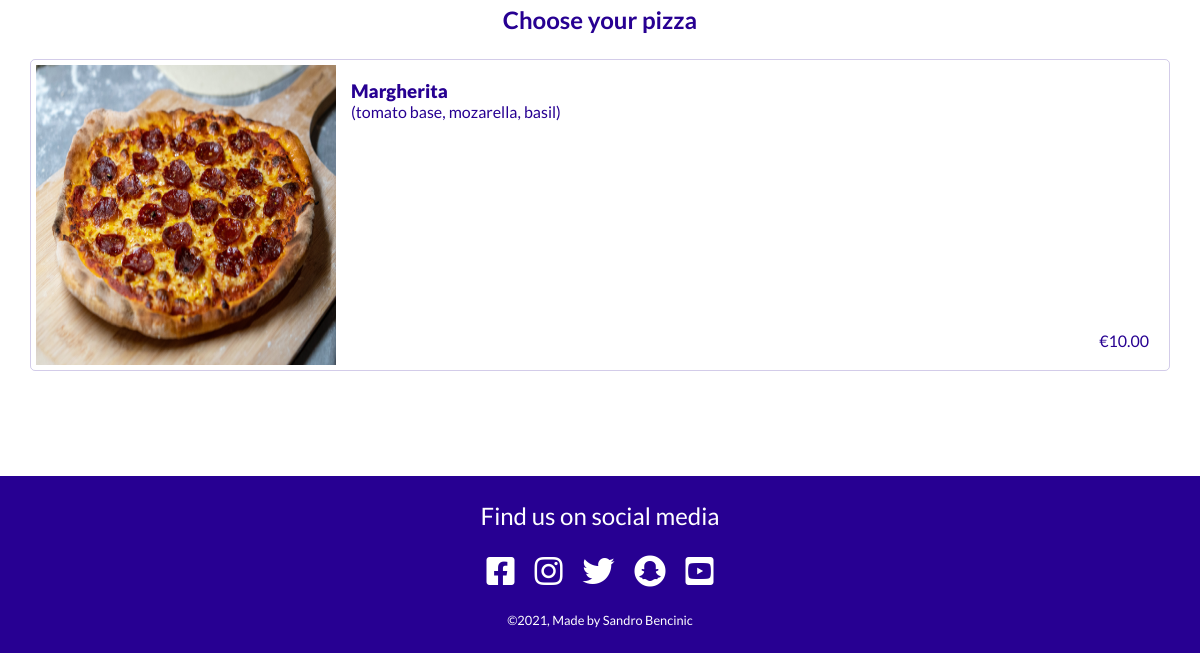
Page /product/menu/ (lower part) on the earlier database version.
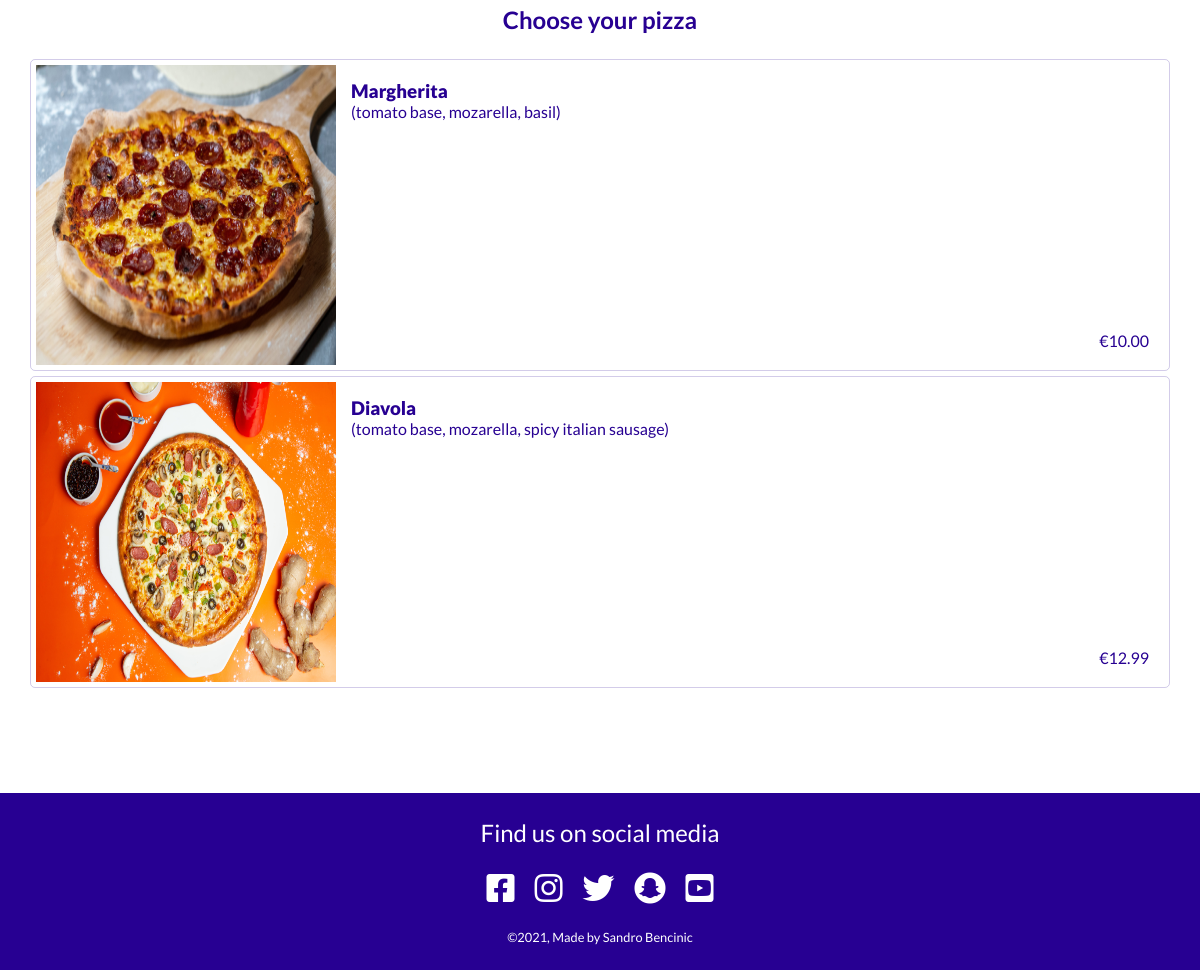
Same page on the later database version.
### product/models.py (models this page shows, shortened)
class Item(models.Model):
    name = models.CharField(max_length=50)
    ingredients = models.CharField(max_length=100)
    price = models.DecimalField(max_digits=10, decimal_places=2)
    image = models.ImageField(null=True, blank=True)

### product/views.py (the view)
# urls.py: path('menu/', menu, name='menu'),
def menu(request):
    context = {
        'items': Item.objects.all(),
        'show_bag': True
    }
    return render(request, 'product/menu.html', context)

### order/contexts.py (called while the page is built, shortened)
def contexts(request):
    bag_items = []
    grand_total = 0
    if request.user.is_authenticated:
        delivery_fee = 0
    else:
        delivery_fee = 2
    grand_total += delivery_fee
    order_time = None
    bag = request.session.get('bag', {})
    context = {
        'bag_items': bag_items,
        'grand_total': grand_total,
        'order_time': order_time,
        'delivery_fee': delivery_fee,
    }
    return context

### product/templates/product/menu.html (shortened to what this page needs)
{% extends 'base.html' %}
{% load static %}
{% block content %}
    <div class="menu">
        <h2 class="menu__title">Choose your pizza</h2>
        {% for item in items %}
        <a href="{% url 'item' item.id %}" class="product">
            <img src="{{ item.image.url }}" alt="" class="product__img">
            <div class="product__info">
                <h3 class="product__name">{{ item.name }}</h3>
                <p class="product__description">{{ item.ingredients }}</p>
                <p class="product__price">
                    €<span>{{ item.price }}</span>
                </p>
            </div>
        </a>
        {% endfor %}
    </div>
{% endblock content %}

Differences in the rows shown:
added Item: image (picture), name "Diavola", ingredients "(tomato base, mozarella, spicy italian sausage)", price "12.99"
